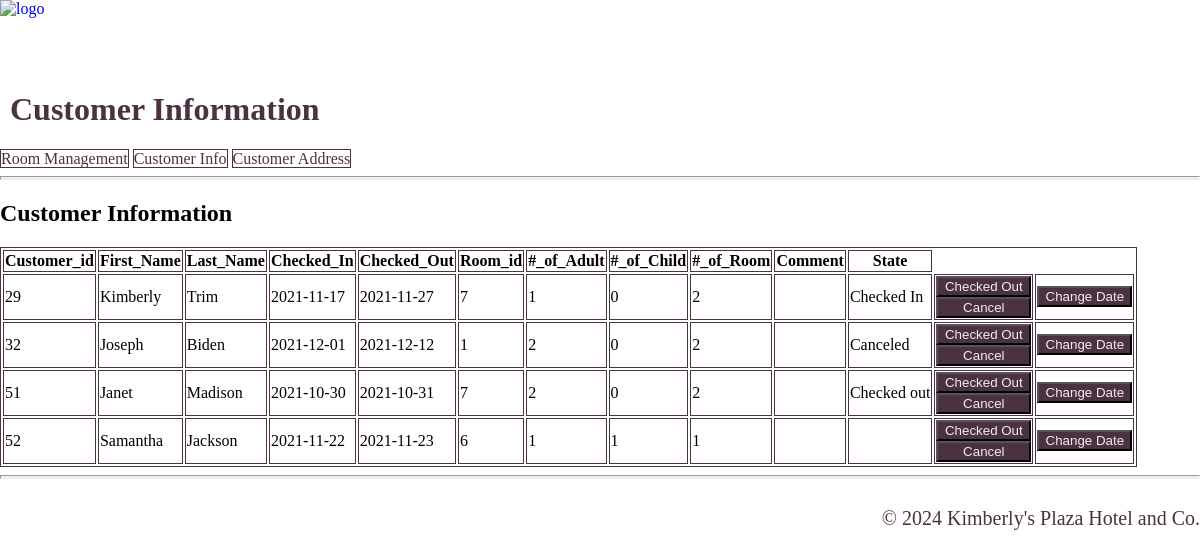
The page /changedate.php on the database its author committed.
### tables this page shows
CREATE TABLE `book_info` (
  `Customer_id` int(11) NOT NULL,
  `First_Name` text NOT NULL,
  `Last_Name` text NOT NULL,
  `Check_In` date NOT NULL,
  `Check_Out` date NOT NULL,
  `Room_id` int(11) NOT NULL,
  `Number_of_Adult` int(11) NOT NULL,
  `Number_of_Child` int(11) NOT NULL,
  `Number_of_Room` int(11) NOT NULL,
  `Comment` text NOT NULL,
  `State` text DEFAULT NULL
);

### changedate.php (called while the page is built, shortened)
<?php
require ('database.php');
include ('customerInfo.php');
?>

### customerInfo.php (the view, shortened to what this page needs)
<?php
require ('database.php');
$queryCustomerInfo = 'SELECT * FROM book_info ORDER BY Customer_id';
$statementCustomerInfo = $db -> prepare($queryCustomerInfo);
$statementCustomerInfo -> execute();
$CustomerInfo = $statementCustomerInfo -> fetchAll();
?>
<!DOCTYPE html>
<html lang="en">
<head>
    <link rel="stylesheet" href="css/customerInfo.css" />
</head>
<body>
<div id="top">
    <a href="index.php"><img class="logo"  src="https://cdn.iconscout.com/icon/free/png-256/hotel-2540586-2125130.png" alt="logo"></a><br>
    <h1>Customer Information</h1>
</div>
    <main>
        <aside>
        <br><br>
            <a href="RoomManagement.php">Room Management</a>
            <a href="customerInfo.php">Customer Info</a>
            <a href="address.php">Customer Address</a>
        </aside>
        <hr>
        <section>
            <h2>Customer Information</h2>
            <table>
               <tr>
                   <th>Customer_id</th>
                   <th>First_Name</th>
                   <th>Last_Name</th>
                   <th>Checked_In</th>
                   <th>Checked_Out</th>
                   <th>Room_id</th>
                   <th>#_of_Adult</th>
                   <th>#_of_Child</th>
                   <th>#_of_Room</th>
                   <th>Comment</th>
                   <th>State</th>
               </tr>
                <?php foreach ($CustomerInfo as $Customer): ?>
                <tr>
                    <td><?php echo $Customer['Customer_id']?></td>
                    <td><?php echo $Customer['First_Name']?></td>
                    <td><?php echo $Customer['Last_Name']?></td>
                    <td><?php echo $Customer['Check_In']?></td>
                    <td><?php echo $Customer['Check_Out']?></td>
                    <td><?php echo $Customer['Room_id']?></td>
                    <td><?php echo $Customer['Number_of_Adult']?></td>
                    <td><?php echo $Customer['Number_of_Child']?></td>
                    <td><?php echo $Customer['Number_of_Room']?></td>
                    <td><?php echo $Customer['Comment']?></td>
                    <td><?php echo $Customer['State']?></td>
                    <td>
                        <form class="bottom" action="checkedOut.php" method="post">
                            <input class="input" type="submit" value="Checked Out">
                        </form>
                        <form class="bottom" action="cancel.php" method="post">
                            <input class="input" type="submit" value="Cancel">
                        </form>
                    </td>
                    <td>
                        <form class="bottom" action="delayCheckOut.php" method="post">
                            <input class="input" type="submit" value="Change Date">
                        </form>
                    </td>
                </tr>
                <?php endforeach; ?>
            </table>
        </section>
    </main>
<hr>
    <footer>
        <p>&copy; <?php echo date("Y"); ?> Kimberly's Plaza Hotel and Co.</p>
    </footer>
</body>
</html>

### css/customerInfo.css (style rules this page uses)
body { max-width: 1200px; margin: auto; }
img { width: 70px; height: 70px; float: left; }
#top h1 { width: 1150px; float: left; color: #4b3242; margin-left: 10px; }
aside a { text-decoration: none; color: #4b3242; border: 1px #4b3242 solid; }
hr { background-color: #f3ebf0; height: 2px; }
table, th, td { border: #4b3242 1px solid; }
.bottom { margin: 0; }
.input { width: 95px; background-color: #4b3242; color: #f3ebf0; }
footer p { float: right; color: #4b3242; font-size: 20px; }

### rows shown on the page
book_info: Customer_id "29", First_Name "Kimberly", Last_Name "Trim", Check_In "2021-11-17", Check_Out "2021-11-27", Room "7", Number_of_Adult "1", Number_of_Child "0", Number_of_Room "2", State "Checked In"
book_info: Customer_id "32", First_Name "Joseph", Last_Name "Biden", Check_In "2021-12-01", Check_Out "2021-12-12", Room "1", Number_of_Adult "2", Number_of_Child "0", Number_of_Room "2", State "Canceled"
book_info: Customer_id "51", First_Name "Janet", Last_Name "Madison", Check_In "2021-10-30", Check_Out "2021-10-31", Room "7", Number_of_Adult "2", Number_of_Child "0", Number_of_Room "2", State "Checked out"
book_info: Customer_id "52", First_Name "Samantha", Last_Name "Jackson", Check_In "2021-11-22", Check_Out "2021-11-23", Room "6", Number_of_Adult "1", Number_of_Child "1", Number_of_Room "1"
